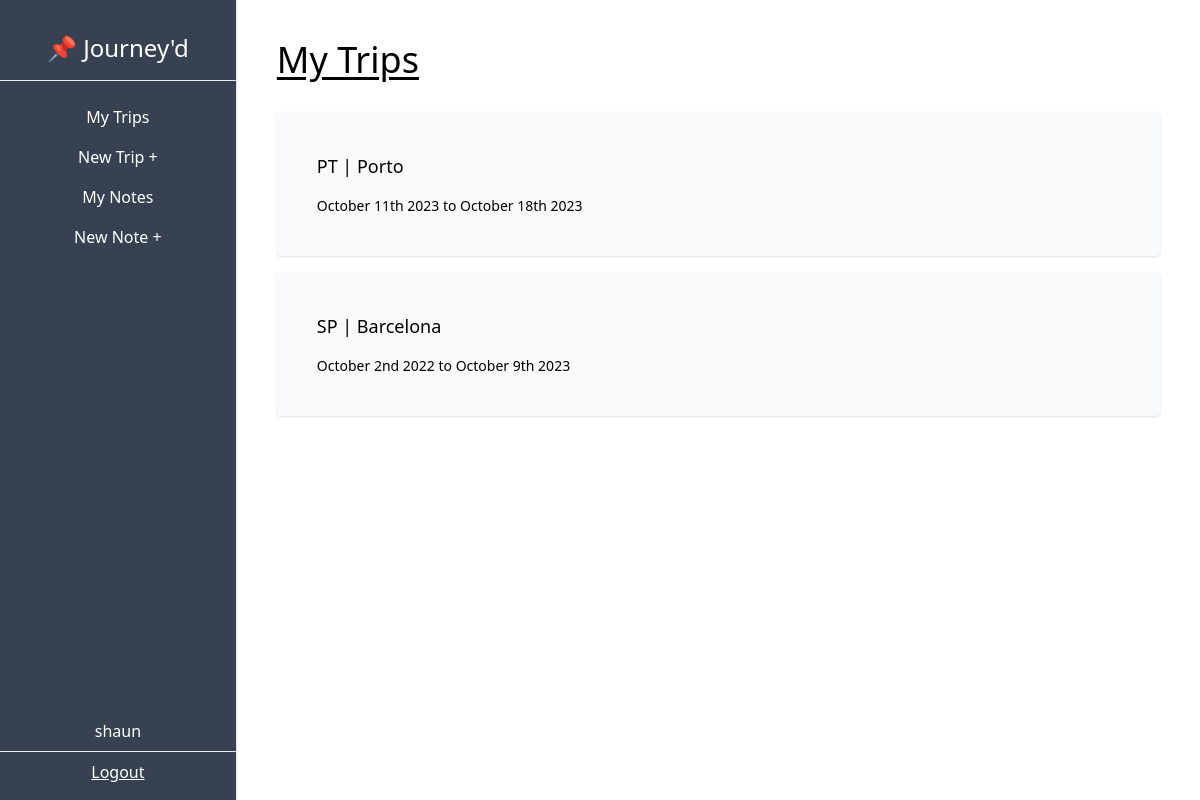
Before: /dashboard/ (signed in) with the older database file.
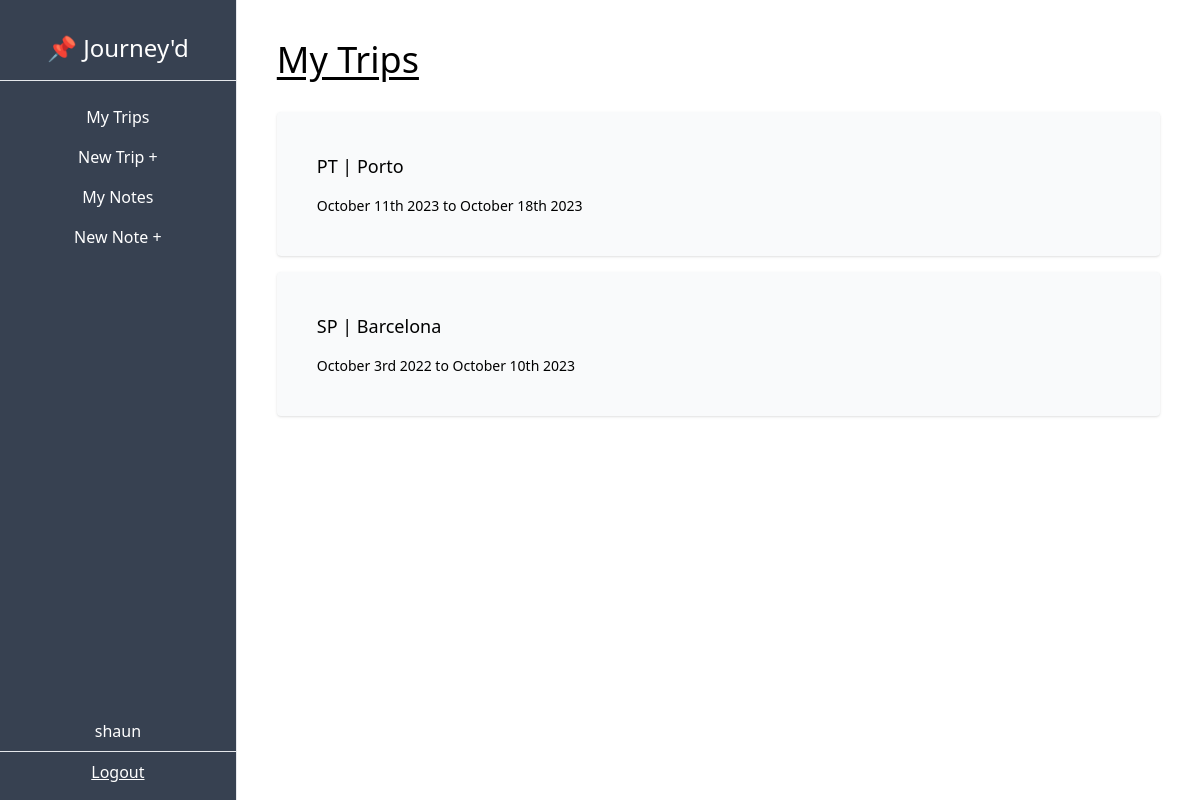
After: the same page with the newer database file.
### TripTrak/models.py (models this page shows, shortened)
class Trip(models.Model):
    city = models.CharField(max_length=50)
    country = models.CharField(max_length=2)
    start_date = models.DateField(blank=True, null=True)
    end_date = models.DateField(blank=True, null=True)
    owner = models.ForeignKey(User, on_delete=models.CASCADE, related_name='trips')

### TripTrak/views.py (the view)
# urls.py: path('dashboard/', trips_list, name='trip-list'),
@login_required
def trips_list(request):
    trips = Trip.objects.filter(owner=request.user).order_by('-end_date')
    context = {
        'trips': trips
    }
    return render(request, 'TripTrak/trips_list.html', context)

### TripTrak/templates/TripTrak/trips_list.html
{% extends 'TripTrak/_base.html' %}
{% block content %}
<h1 class="text-4xl underline underline-offset-4 mb-8">My Trips</h1>
{% for trip in trips %}
    <a href="{% url 'trip-detail' trip.pk %}">
        <div class="bg-gray-50 p-10 rounded shadow my-4 hover:shadow-lg hover:cursor-pointer">
            <p class="text-lg">
                {{trip.country}} | {{trip.city}}
            </p>
            <p class="text-sm pt-4">
                {% if trip.start_date %}
                {{ trip.start_date|date:"F jS Y" }}
                {% else %}
                TBA
                {% endif %}
                to
                {% if trip.end_date %}
                {{ trip.end_date|date:"F jS Y" }}
                {% else %}
                TBA
                {% endif %}
            </p>
        </div>
    </a>
{% endfor %}
{% endblock content %}

Changed rows visible on the page:
changed Trip "SP": start_date "October 2nd 2022" → "October 3rd 2022"; end_date "October 9th 2023" → "October 10th 2023"
